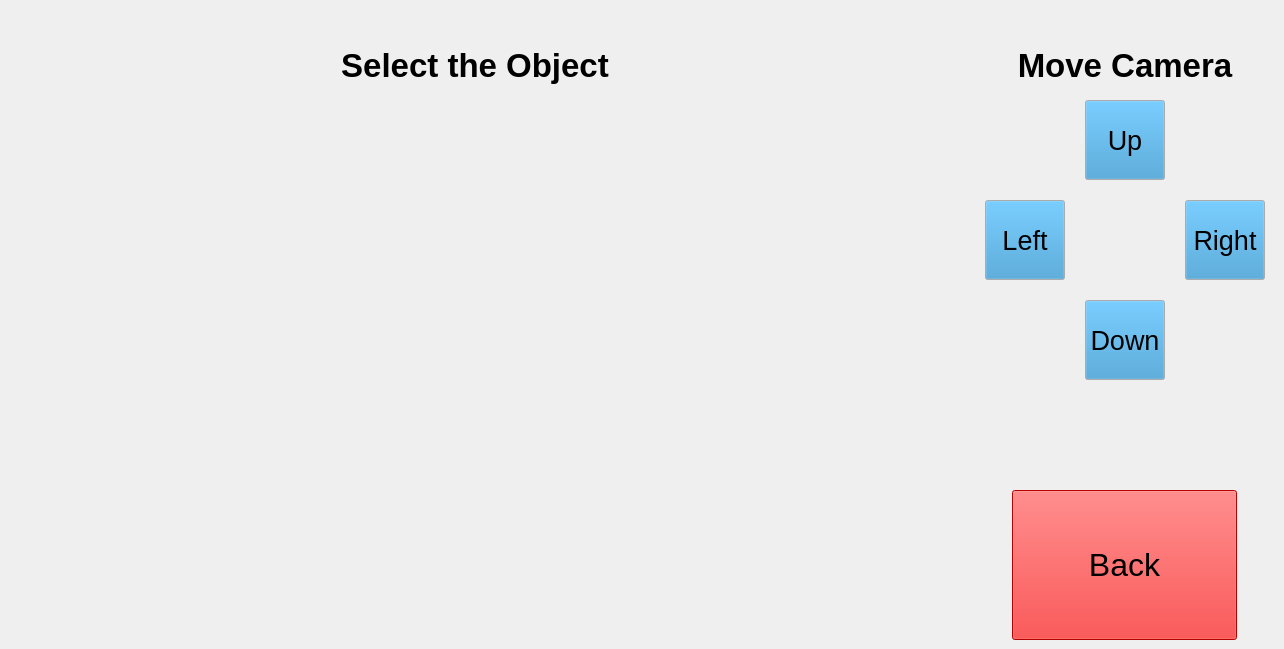
    <widget class="QWidget" name="page_2">
     <property name="enabled">
      <bool>true</bool>
     </property>
     <widget class="QLabel" name="DisplayCamera">
      <property name="enabled">
       <bool>true</bool>
      </property>
      <property name="geometry">
       <rect>
        <x>10</x>
        <y>100</y>
        <width>960</width>
        <height>540</height>
       </rect>
      </property>
      <property name="frameShape">
       <enum>QFrame::NoFrame</enum>
      </property>
      <property name="text">
       <string/>
      </property>
      <property name="pixmap">
       <pixmap>../../stretch_uml/src/stretch_uml/loading_icon.png</pixmap>
      </property>
      <property name="scaledContents">
       <bool>true</bool>
      </property>
     </widget>
     <widget class="QPushButton" name="CameraMoveButtonUp">
      <property name="geometry">
       <rect>
        <x>1085</x>
        <y>100</y>
        <width>80</width>
        <height>80</height>
       </rect>
      </property>
      <property name="palette">
       <palette>
        <active>
         <colorrole role="Button">
          <brush brushstyle="SolidPattern">
           <color alpha="255">
            <red>49</red>
            <green>144</green>
            <blue>203</blue>
           </color>
          </brush>
         </colorrole>
         <colorrole role="Dark">
          <brush brushstyle="SolidPattern">
           <color alpha="255">
            <red>0</red>
            <green>0</green>
            <blue>0</blue>
           </color>
          </brush>
         </colorrole>
        </active>
        <inactive>
         <colorrole role="Button">
          <brush brushstyle="SolidPattern">
           <color alpha="255">
            <red>49</red>
            <green>144</green>
            <blue>203</blue>
           </color>
          </brush>
         </colorrole>
         <colorrole role="Dark">
          <brush brushstyle="SolidPattern">
           <color alpha="255">
            <red>0</red>
            <green>0</green>
            <blue>0</blue>
           </color>
          </brush>
         </colorrole>
        </inactive>
        <disabled>
         <colorrole role="Button">
          <brush brushstyle="SolidPattern">
           <color alpha="255">
            <red>49</red>
            <green>144</green>
            <blue>203</blue>
           </color>
          </brush>
         </colorrole>
         <colorrole role="Dark">
          <brush brushstyle="SolidPattern">
           <color alpha="255">
            <red>0</red>
            <green>0</green>
            <blue>0</blue>
           </color>
          </brush>
         </colorrole>
        </disabled>
       </palette>
      </property>
      <property name="font">
       <font>
        <pointsize>20</pointsize>
       </font>
      </property>
      <property name="text">
       <string>Up</string>
      </property>
     </widget>
     <widget class="QPushButton" name="CameraMoveButtonRight">
      <property name="geometry">
       <rect>
        <x>1185</x>
        <y>200</y>
        <width>80</width>
        <height>80</height>
       </rect>
      </property>
      <property name="palette">
       <palette>
        <active>
         <colorrole role="Button">
          <brush brushstyle="SolidPattern">
           <color alpha="255">
            <red>49</red>
            <green>144</green>
            <blue>203</blue>
           </color>
          </brush>
         </colorrole>
         <colorrole role="Dark">
          <brush brushstyle="SolidPattern">
           <color alpha="255">
            <red>0</red>
            <green>0</green>
            <blue>0</blue>
           </color>
          </brush>
         </colorrole>
        </active>
        <inactive>
         <colorrole role="Button">
          <brush brushstyle="SolidPattern">
           <color alpha="255">
            <red>49</red>
            <green>144</green>
            <blue>203</blue>
           </color>
          </brush>
         </colorrole>
         <colorrole role="Dark">
          <brush brushstyle="SolidPattern">
           <color alpha="255">
            <red>0</red>
            <green>0</green>
            <blue>0</blue>
           </color>
          </brush>
         </colorrole>
        </inactive>
        <disabled>
         <colorrole role="Button">
          <brush brushstyle="SolidPattern">
           <color alpha="255">
            <red>49</red>
            <green>144</green>
            <blue>203</blue>
           </color>
          </brush>
         </colorrole>
         <colorrole role="Dark">
          <brush brushstyle="SolidPattern">
           <color alpha="255">
            <red>0</red>
            <green>0</green>
            <blue>0</blue>
           </color>
          </brush>
         </colorrole>
        </disabled>
       </palette>
      </property>
      <property name="font">
       <font>
        <pointsize>20</pointsize>
       </font>
      </property>
      <property name="text">
       <string>Right</string>
      </property>
     </widget>
     <widget class="QPushButton" name="CameraMoveButtonLeft">
      <property name="geometry">
       <rect>
        <x>985</x>
        <y>200</y>
        <width>80</width>
        <height>80</height>
       </rect>
      </property>
      <property name="palette">
       <palette>
        <active>
         <colorrole role="Button">
          <brush brushstyle="SolidPattern">
           <color alpha="255">
            <red>49</red>
            <green>144</green>
            <blue>203</blue>
           </color>
          </brush>
         </colorrole>
         <colorrole role="Dark">
          <brush brushstyle="SolidPattern">
           <color alpha="255">
            <red>0</red>
            <green>0</green>
            <blue>0</blue>
           </color>
          </brush>
         </colorrole>
        </active>
        <inactive>
         <colorrole role="Button">
          <brush brushstyle="SolidPattern">
           <color alpha="255">
            <red>49</red>
            <green>144</green>
            <blue>203</blue>
           </color>
          </brush>
         </colorrole>
         <colorrole role="Dark">
          <brush brushstyle="SolidPattern">
           <color alpha="255">
            <red>0</red>
            <green>0</green>
            <blue>0</blue>
           </color>
          </brush>
         </colorrole>
        </inactive>
        <disabled>
         <colorrole role="Button">
          <brush brushstyle="SolidPattern">
           <color alpha="255">
            <red>49</red>
            <green>144</green>
            <blue>203</blue>
           </color>
          </brush>
         </colorrole>
         <colorrole role="Dark">
          <brush brushstyle="SolidPattern">
           <color alpha="255">
            <red>0</red>
            <green>0</green>
            <blue>0</blue>
           </color>
          </brush>
         </colorrole>
        </disabled>
       </palette>
      </property>
      <property name="font">
       <font>
        <pointsize>20</pointsize>
       </font>
      </property>
      <property name="text">
       <string>Left</string>
      </property>
     </widget>
     <widget class="QPushButton" name="CameraMoveButtonDown">
      <property name="geometry">
       <rect>
        <x>1085</x>
        <y>300</y>
        <width>80</width>
        <height>80</height>
       </rect>
      </property>
      <property name="palette">
       <palette>
        <active>
         <colorrole role="Button">
          <brush brushstyle="SolidPattern">
           <color alpha="255">
            <red>49</red>
            <green>144</green>
            <blue>203</blue>
           </color>
          </brush>
         </colorrole>
         <colorrole role="Dark">
          <brush brushstyle="SolidPattern">
           <color alpha="255">
            <red>0</red>
            <green>0</green>
            <blue>0</blue>
           </color>
          </brush>
         </colorrole>
        </active>
        <inactive>
         <colorrole role="Button">
          <brush brushstyle="SolidPattern">
           <color alpha="255">
            <red>49</red>
            <green>144</green>
            <blue>203</blue>
           </color>
          </brush>
         </colorrole>
         <colorrole role="Dark">
          <brush brushstyle="SolidPattern">
           <color alpha="255">
            <red>0</red>
            <green>0</green>
            <blue>0</blue>
           </color>
          </brush>
         </colorrole>
        </inactive>
        <disabled>
         <colorrole role="Button">
          <brush brushstyle="SolidPattern">
           <color alpha="255">
            <red>49</red>
            <green>144</green>
            <blue>203</blue>
           </color>
          </brush>
         </colorrole>
         <colorrole role="Dark">
          <brush brushstyle="SolidPattern">
           <color alpha="255">
            <red>0</red>
            <green>0</green>
            <blue>0</blue>
           </color>
          </brush>
         </colorrole>
        </disabled>
       </palette>
      </property>
      <property name="font">
       <font>
        <pointsize>20</pointsize>
       </font>
      </property>
      <property name="text">
       <string>Down</string>
      </property>
     </widget>
     <widget class="QLabel" name="CameraMoveLabel">
      <property name="geometry">
       <rect>
        <x>975</x>
        <y>40</y>
        <width>300</width>
        <height>50</height>
       </rect>
      </property>
      <property name="palette">
       <palette>
        <active>
         <colorrole role="Button">
          <brush brushstyle="SolidPattern">
           <color alpha="255">
            <red>255</red>
            <green>255</green>
            <blue>255</blue>
           </color>
          </brush>
         </colorrole>
         <colorrole role="Midlight">
          <brush brushstyle="SolidPattern">
           <color alpha="255">
            <red>255</red>
            <green>255</green>
            <blue>255</blue>
           </color>
          </brush>
         </colorrole>
         <colorrole role="Dark">
          <brush brushstyle="SolidPattern">
           <color alpha="255">
            <red>127</red>
            <green>127</green>
            <blue>127</blue>
           </color>
          </brush>
         </colorrole>
         <colorrole role="Mid">
          <brush brushstyle="SolidPattern">
           <color alpha="255">
            <red>170</red>
            <green>170</green>
            <blue>170</blue>
           </color>
          </brush>
         </colorrole>
         <colorrole role="Window">
          <brush brushstyle="SolidPattern">
           <color alpha="255">
            <red>255</red>
            <green>255</green>
            <blue>255</blue>
           </color>
          </brush>
         </colorrole>
         <colorrole role="Shadow">
          <brush brushstyle="SolidPattern">
           <color alpha="255">
            <red>0</red>
            <green>0</green>
            <blue>0</blue>
           </color>
          </brush>
         </colorrole>
         <colorrole role="AlternateBase">
          <brush brushstyle="SolidPattern">
           <color alpha="255">
            <red>255</red>
            <green>255</green>
            <blue>255</blue>
           </color>
          </brush>
         </colorrole>
        </active>
        <inactive>
         <colorrole role="Button">
          <brush brushstyle="SolidPattern">
           <color alpha="255">
            <red>255</red>
            <green>255</green>
            <blue>255</blue>
           </color>
          </brush>
         </colorrole>
         <colorrole role="Midlight">
          <brush brushstyle="SolidPattern">
           <color alpha="255">
            <red>255</red>
            <green>255</green>
            <blue>255</blue>
           </color>
          </brush>
         </colorrole>
         <colorrole role="Dark">
          <brush brushstyle="SolidPattern">
           <color alpha="255">
            <red>127</red>
            <green>127</green>
            <blue>127</blue>
           </color>
          </brush>
         </colorrole>
         <colorrole role="Mid">
          <brush brushstyle="SolidPattern">
           <color alpha="255">
            <red>170</red>
            <green>170</green>
            <blue>170</blue>
           </color>
          </brush>
         </colorrole>
         <colorrole role="Window">
          <brush brushstyle="SolidPattern">
           <color alpha="255">
            <red>255</red>
            <green>255</green>
            <blue>255</blue>
           </color>
          </brush>
         </colorrole>
         <colorrole role="Shadow">
          <brush brushstyle="SolidPattern">
           <color alpha="255">
            <red>0</red>
            <green>0</green>
            <blue>0</blue>
           </color>
          </brush>
         </colorrole>
         <colorrole role="AlternateBase">
          <brush brushstyle="SolidPattern">
           <color alpha="255">
            <red>255</red>
            <green>255</green>
            <blue>255</blue>
           </color>
          </brush>
         </colorrole>
        </inactive>
        <disabled>
         <colorrole role="Button">
          <brush brushstyle="SolidPattern">
           <color alpha="255">
            <red>255</red>
            <green>255</green>
            <blue>255</blue>
           </color>
          </brush>
         </colorrole>
         <colorrole role="Midlight">
          <brush brushstyle="SolidPattern">
           <color alpha="255">
            <red>255</red>
            <green>255</green>
            <blue>255</blue>
           </color>
          </brush>
         </colorrole>
         <colorrole role="Dark">
          <brush brushstyle="SolidPattern">
           <color alpha="255">
            <red>127</red>
            <green>127</green>
            <blue>127</blue>
           </color>
          </brush>
         </colorrole>
         <colorrole role="Mid">
          <brush brushstyle="SolidPattern">
           <color alpha="255">
            <red>170</red>
            <green>170</green>
            <blue>170</blue>
           </color>
          </brush>
         </colorrole>
         <colorrole role="Window">
          <brush brushstyle="SolidPattern">
           <color alpha="255">
            <red>255</red>
            <green>255</green>
            <blue>255</blue>
           </color>
          </brush>
         </colorrole>
         <colorrole role="Shadow">
          <brush brushstyle="SolidPattern">
           <color alpha="255">
            <red>0</red>
            <green>0</green>
            <blue>0</blue>
           </color>
          </brush>
         </colorrole>
         <colorrole role="AlternateBase">
          <brush brushstyle="SolidPattern">
           <color alpha="255">
            <red>255</red>
            <green>255</green>
            <blue>255</blue>
           </color>
          </brush>
         </colorrole>
        </disabled>
       </palette>
      </property>
      <property name="font">
       <font>
        <pointsize>25</pointsize>
        <bold>true</bold>
       </font>
      </property>
      <property name="text">
       <string>Move Camera</string>
      </property>
      <property name="scaledContents">
       <bool>false</bool>
      </property>
      <property name="alignment">
       <set>Qt::AlignCenter</set>
      </property>
     </widget>
     <widget class="QLabel" name="InstructionLabelPage2">
      <property name="geometry">
       <rect>
        <x>200</x>
        <y>40</y>
        <width>550</width>
        <height>50</height>
       </rect>
      </property>
      <property name="palette">
       <palette>
        <active>
         <colorrole role="Button">
          <brush brushstyle="SolidPattern">
           <color alpha="255">
            <red>255</red>
            <green>255</green>
            <blue>255</blue>
           </color>
          </brush>
         </colorrole>
         <colorrole role="Midlight">
          <brush brushstyle="SolidPattern">
           <color alpha="255">
            <red>255</red>
            <green>255</green>
            <blue>255</blue>
           </color>
          </brush>
         </colorrole>
         <colorrole role="Dark">
          <brush brushstyle="SolidPattern">
           <color alpha="255">
            <red>127</red>
            <green>127</green>
            <blue>127</blue>
           </color>
          </brush>
         </colorrole>
         <colorrole role="Mid">
          <brush brushstyle="SolidPattern">
           <color alpha="255">
            <red>170</red>
            <green>170</green>
            <blue>170</blue>
           </color>
          </brush>
         </colorrole>
         <colorrole role="Window">
          <brush brushstyle="SolidPattern">
           <color alpha="255">
            <red>255</red>
            <green>255</green>
            <blue>255</blue>
           </color>
          </brush>
         </colorrole>
         <colorrole role="Shadow">
          <brush brushstyle="SolidPattern">
           <color alpha="255">
            <red>0</red>
            <green>0</green>
            <blue>0</blue>
           </color>
          </brush>
         </colorrole>
         <colorrole role="AlternateBase">
          <brush brushstyle="SolidPattern">
           <color alpha="255">
            <red>255</red>
            <green>255</green>
            <blue>255</blue>
           </color>
          </brush>
         </colorrole>
        </active>
        <inactive>
         <colorrole role="Button">
          <brush brushstyle="SolidPattern">
           <color alpha="255">
            <red>255</red>
            <green>255</green>
            <blue>255</blue>
           </color>
          </brush>
         </colorrole>
         <colorrole role="Midlight">
          <brush brushstyle="SolidPattern">
           <color alpha="255">
            <red>255</red>
            <green>255</green>
            <blue>255</blue>
           </color>
          </brush>
         </colorrole>
         <colorrole role="Dark">
          <brush brushstyle="SolidPattern">
           <color alpha="255">
            <red>127</red>
            <green>127</green>
            <blue>127</blue>
           </color>
          </brush>
         </colorrole>
         <colorrole role="Mid">
          <brush brushstyle="SolidPattern">
           <color alpha="255">
            <red>170</red>
            <green>170</green>
            <blue>170</blue>
           </color>
          </brush>
         </colorrole>
         <colorrole role="Window">
          <brush brushstyle="SolidPattern">
           <color alpha="255">
            <red>255</red>
            <green>255</green>
            <blue>255</blue>
           </color>
          </brush>
         </colorrole>
         <colorrole role="Shadow">
          <brush brushstyle="SolidPattern">
           <color alpha="255">
            <red>0</red>
            <green>0</green>
            <blue>0</blue>
           </color>
          </brush>
         </colorrole>
         <colorrole role="AlternateBase">
          <brush brushstyle="SolidPattern">
           <color alpha="255">
            <red>255</red>
            <green>255</green>
            <blue>255</blue>
           </color>
          </brush>
         </colorrole>
        </inactive>
        <disabled>
         <colorrole role="Button">
          <brush brushstyle="SolidPattern">
           <color alpha="255">
            <red>255</red>
            <green>255</green>
            <blue>255</blue>
           </color>
          </brush>
         </colorrole>
         <colorrole role="Midlight">
          <brush brushstyle="SolidPattern">
           <color alpha="255">
            <red>255</red>
            <green>255</green>
            <blue>255</blue>
           </color>
          </brush>
         </colorrole>
         <colorrole role="Dark">
          <brush brushstyle="SolidPattern">
           <color alpha="255">
            <red>127</red>
            <green>127</green>
            <blue>127</blue>
           </color>
          </brush>
         </colorrole>
         <colorrole role="Mid">
          <brush brushstyle="SolidPattern">
           <color alpha="255">
            <red>170</red>
            <green>170</green>
            <blue>170</blue>
           </color>
          </brush>
         </colorrole>
         <colorrole role="Window">
          <brush brushstyle="SolidPattern">
           <color alpha="255">
            <red>255</red>
            <green>255</green>
            <blue>255</blue>
           </color>
          </brush>
         </colorrole>
         <colorrole role="Shadow">
          <brush brushstyle="SolidPattern">
           <color alpha="255">
            <red>0</red>
            <green>0</green>
            <blue>0</blue>
           </color>
          </brush>
         </colorrole>
         <colorrole role="AlternateBase">
          <brush brushstyle="SolidPattern">
           <color alpha="255">
            <red>255</red>
            <green>255</green>
            <blue>255</blue>
           </color>
          </brush>
         </colorrole>
        </disabled>
       </palette>
      </property>
      <property name="font">
       <font>
        <pointsize>25</pointsize>
        <bold>true</bold>
       </font>
      </property>
      <property name="frameShape">
       <enum>QFrame::NoFrame</enum>
      </property>
      <property name="text">
       <string>Select the Object</string>
      </property>
      <property name="scaledContents">
       <bool>false</bool>
      </property>
      <property name="alignment">
       <set>Qt::AlignCenter</set>
      </property>
     </widget>
     <widget class="QPushButton" name="ButtonBack">
      <property name="geometry">
       <rect>
        <x>1012</x>
        <y>490</y>
        <width>225</width>
        <height>150</height>
       </rect>
      </property>
      <property name="palette">
       <palette>
        <active>
         <colorrole role="Button">
          <brush brushstyle="SolidPattern">
           <color alpha="255">
            <red>255</red>
            <green>0</green>
            <blue>0</blue>
           </color>
          </brush>
         </colorrole>
         <colorrole role="Light">
          <brush brushstyle="SolidPattern">
           <color alpha="255">
            <red>255</red>
            <green>127</green>
            <blue>127</blue>
           </color>
          </brush>
         </colorrole>
         <colorrole role="Midlight">
          <brush brushstyle="SolidPattern">
           <color alpha="255">
            <red>255</red>
            <green>63</green>
            <blue>63</blue>
           </color>
          </brush>
         </colorrole>
         <colorrole role="Dark">
          <brush brushstyle="SolidPattern">
           <color alpha="255">
            <red>127</red>
            <green>0</green>
            <blue>0</blue>
           </color>
          </brush>
         </colorrole>
         <colorrole role="Mid">
          <brush brushstyle="SolidPattern">
           <color alpha="255">
            <red>170</red>
            <green>0</green>
            <blue>0</blue>
           </color>
          </brush>
         </colorrole>
         <colorrole role="Window">
          <brush brushstyle="SolidPattern">
           <color alpha="255">
            <red>255</red>
            <green>0</green>
            <blue>0</blue>
           </color>
          </brush>
         </colorrole>
         <colorrole role="Shadow">
          <brush brushstyle="SolidPattern">
           <color alpha="255">
            <red>0</red>
            <green>0</green>
            <blue>0</blue>
           </color>
          </brush>
         </colorrole>
         <colorrole role="AlternateBase">
          <brush brushstyle="SolidPattern">
           <color alpha="255">
            <red>255</red>
            <green>127</green>
            <blue>127</blue>
           </color>
          </brush>
         </colorrole>
        </active>
        <inactive>
         <colorrole role="Button">
          <brush brushstyle="SolidPattern">
           <color alpha="255">
            <red>255</red>
            <green>0</green>
            <blue>0</blue>
           </color>
          </brush>
         </colorrole>
         <colorrole role="Light">
          <brush brushstyle="SolidPattern">
           <color alpha="255">
            <red>255</red>
            <green>127</green>
            <blue>127</blue>
           </color>
          </brush>
         </colorrole>
         <colorrole role="Midlight">
          <brush brushstyle="SolidPattern">
           <color alpha="255">
            <red>255</red>
            <green>63</green>
            <blue>63</blue>
           </color>
          </brush>
         </colorrole>
         <colorrole role="Dark">
          <brush brushstyle="SolidPattern">
           <color alpha="255">
            <red>127</red>
            <green>0</green>
            <blue>0</blue>
           </color>
          </brush>
         </colorrole>
         <colorrole role="Mid">
          <brush brushstyle="SolidPattern">
           <color alpha="255">
            <red>170</red>
            <green>0</green>
            <blue>0</blue>
           </color>
          </brush>
         </colorrole>
         <colorrole role="Window">
          <brush brushstyle="SolidPattern">
           <color alpha="255">
            <red>255</red>
            <green>0</green>
            <blue>0</blue>
           </color>
          </brush>
         </colorrole>
         <colorrole role="Shadow">
          <brush brushstyle="SolidPattern">
           <color alpha="255">
            <red>0</red>
            <green>0</green>
            <blue>0</blue>
           </color>
          </brush>
         </colorrole>
         <colorrole role="AlternateBase">
          <brush brushstyle="SolidPattern">
           <color alpha="255">
            <red>255</red>
            <green>127</green>
            <blue>127</blue>
           </color>
          </brush>
         </colorrole>
        </inactive>
        <disabled>
         <colorrole role="Button">
          <brush brushstyle="SolidPattern">
           <color alpha="255">
            <red>255</red>
            <green>0</green>
            <blue>0</blue>
           </color>
          </brush>
         </colorrole>
         <colorrole role="Light">
          <brush brushstyle="SolidPattern">
           <color alpha="255">
            <red>255</red>
            <green>127</green>
            <blue>127</blue>
           </color>
          </brush>
         </colorrole>
         <colorrole role="Midlight">
          <brush brushstyle="SolidPattern">
           <color alpha="255">
            <red>255</red>
            <green>63</green>
            <blue>63</blue>
           </color>
          </brush>
         </colorrole>
         <colorrole role="Dark">
          <brush brushstyle="SolidPattern">
           <color alpha="255">
            <red>127</red>
            <green>0</green>
            <blue>0</blue>
           </color>
          </brush>
         </colorrole>
         <colorrole role="Mid">
          <brush brushstyle="SolidPattern">
           <color alpha="255">
            <red>170</red>
            <green>0</green>
            <blue>0</blue>
           </color>
          </brush>
         </colorrole>
         <colorrole role="Window">
          <brush brushstyle="SolidPattern">
           <color alpha="255">
            <red>255</red>
            <green>0</green>
            <blue>0</blue>
           </color>
          </brush>
         </colorrole>
         <colorrole role="Shadow">
          <brush brushstyle="SolidPattern">
           <color alpha="255">
            <red>0</red>
            <green>0</green>
            <blue>0</blue>
           </color>
          </brush>
         </colorrole>
         <colorrole role="AlternateBase">
          <brush brushstyle="SolidPattern">
           <color alpha="255">
            <red>255</red>
            <green>0</green>
            <blue>0</blue>
           </color>
          </brush>
         </colorrole>
        </disabled>
       </palette>
      </property>
      <property name="font">
       <font>
        <pointsize>24</pointsize>
       </font>
      </property>
      <property name="text">
       <string>Back</string>
      </property>
     </widget>
    </widget>
